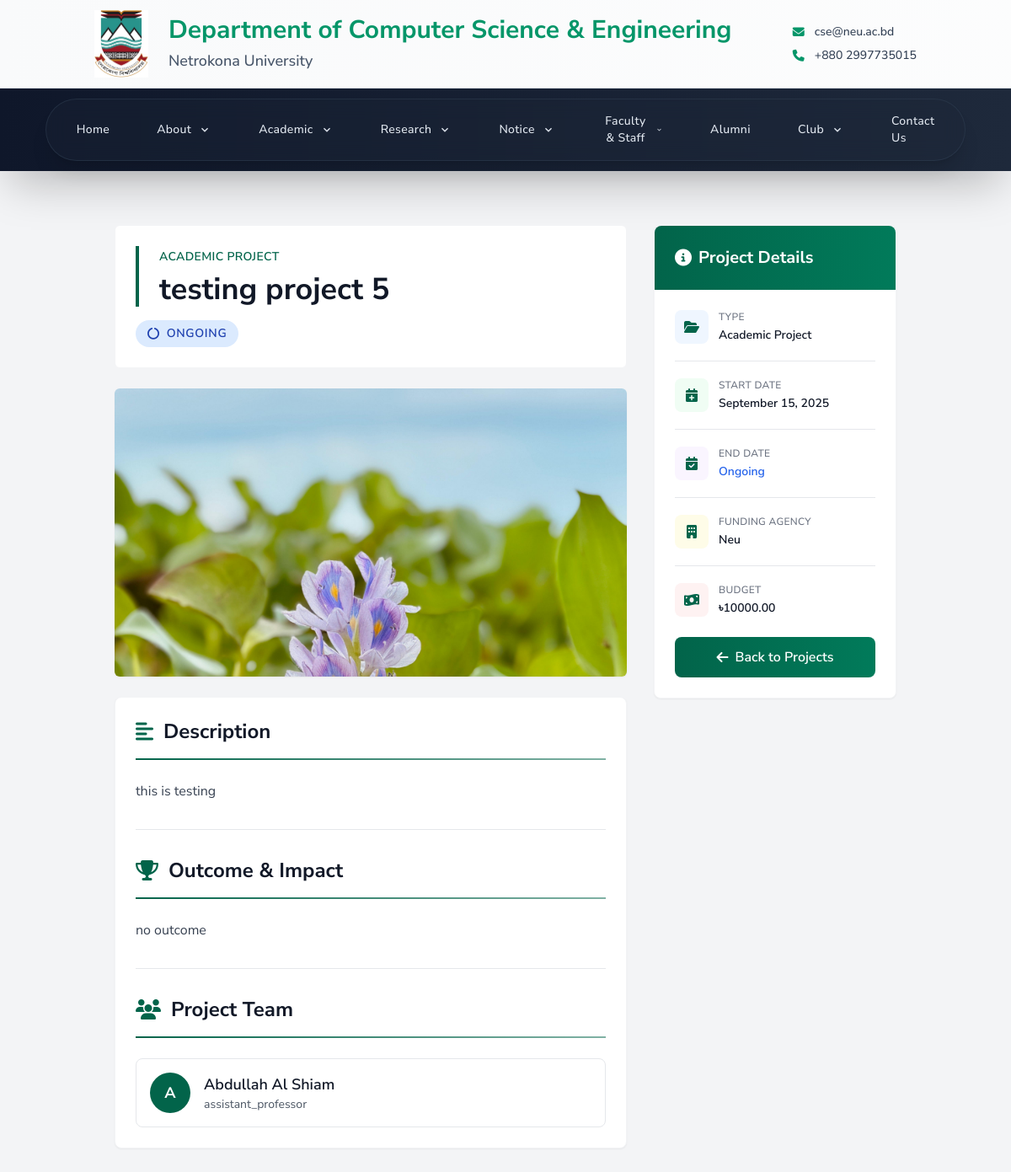
/projects/6/, run on the app's committed database.
### cse_app/models.py (models this page shows, shortened)
class Project(models.Model):
    PROJECT_TYPES = (
        ('research', 'Research Project'),
        ('thesis', 'Thesis Project'),
        ('industry', 'Industry Project'),
        ('academic', 'Academic Project'),
    )
    title = models.CharField(max_length=200)
    description = RichTextField()
    project_type = models.CharField(max_length=20, choices=PROJECT_TYPES)
    members = models.ManyToManyField('FacultyMember', related_name='projects', blank=True)
    start_date = models.DateField()
    image = models.ImageField(upload_to='projects/', blank=True, null=True)
    end_date = models.DateField(blank=True, null=True)
    is_ongoing = models.BooleanField(default=False)
    funding_agency = models.CharField(max_length=200, blank=True)
    budget = models.DecimalField(max_digits=12, decimal_places=2, blank=True, null=True)
    outcome = RichTextField(blank=True)

class FacultyMember(models.Model):
    DESIGNATION_CHOICES = (
        ('professor', 'Professor'),
        ('associate_professor', 'Associate Professor'),
        ('assistant_professor', 'Assistant Professor'),
        ('lecturer', 'Lecturer'),
        ('chairman', 'Chairman'),
    )
    STATUS_CHOICES = (
        ('active', 'Active'),
        ('on_leave', 'On Leave'),
        ('ex_chairman', 'Ex-Chairman'),
        ('past_faculty', 'Past Faculty'),
    )
    MEMBER_TYPE_CHOICES = (
        ('full_time', 'Full-time'),
        ('part_time', 'Part-time'),
        ('visiting', 'Visiting'),
        ('adjunct', 'Adjunct'),
    )
    user = models.OneToOneField(User, on_delete=models.CASCADE, null=True, blank=True)
    name = models.CharField(max_length=100)
    designation = models.CharField(max_length=30, choices=DESIGNATION_CHOICES)
    status = models.CharField(max_length=20, choices=STATUS_CHOICES, default='active')
    member_type = models.CharField(max_length=20, choices=MEMBER_TYPE_CHOICES, default='full_time')
    email = models.EmailField()
    phone = models.CharField(max_length=15, blank=True)
    room_no = models.CharField(max_length=10, blank=True)
    image = models.ImageField(upload_to='faculty/', blank=True)
    bio = models.TextField(blank=True)
    research_interest = models.TextField(blank=True)
    research_gate_url = models.URLField(blank=True, help_text="ResearchGate profile URL")
    google_scholar_url = models.URLField(blank=True, help_text="Google Scholar profile URL")
    orcid_url = models.URLField(blank=True, help_text="ORCID profile URL")
    linkedin_url = models.URLField(blank=True, help_text="LinkedIn profile URL")
    personal_website = models.URLField(blank=True, help_text="Personal website URL")
    research_activities = RichTextField(blank=True, help_text="Research activities and projects")
    publications = RichTextField(blank=True, help_text="List of publications")
    courses_taught = RichTextField(blank=True, help_text="Courses taught")
    membership = RichTextField(blank=True, help_text="Professional memberships")
    awards_honors = RichTextField(blank=True, help_text="Awards and honors received")
    others = RichTextField(blank=True, help_text="Other relevant information")
    cv_file = models.FileField(upload_to='faculty/cv/', blank=True, null=True, help_text="Upload CV/Resume")
    joined_date = models.DateField(blank=True, null=True)
    end_date = models.DateField(blank=True, null=True)
    is_current = models.BooleanField(default=True, help_text="Is this faculty member currently active?")
    is_chairman = models.BooleanField(default=False)
    class Meta:
        ordering = ['designation', 'name']
        verbose_name = 'Faculty Member'
        verbose_name_plural = 'Faculty Members'

### cse_app/views.py (the view)
# urls.py: path('projects/<int:project_id>/', views.project_detail, name='project_detail'),
def project_detail(request, project_id):
    project = get_object_or_404(Project, id=project_id)
    context = {
        'project': project
    }
    return render(request, 'cse/projects/project_detail.html', context)

### cse_app/context_processors.py (called while the page is built)
def scrolling_notice(request):
    notice = ScrollingNotice.objects.filter(is_active=True).first()
    return {'scrolling_notice': notice.text if notice else ''}

### templates/cse/projects/project_detail.html
{% extends 'base.html' %}
{% load custom_filters %}
{% block content %}
<section class="py-8 px-4 md:px-8 lg:px-18 min-h-screen ">
  <div class="max-w-7xl mx-auto">
    <div class="grid grid-cols-1 lg:grid-cols-3 gap-8">
      <div class="lg:col-span-2 space-y-6">
        <div class="bg-white rounded-md p-6 border border-gray-100">
          <div class="border-l-4 border-[#02644A] pl-6 mb-4">
            <span class="text-sm font-semibold text-[#02644A] uppercase tracking-wide">
              {{ project.get_project_type_display }}
            </span>
            <h1 class="text-3xl md:text-4xl font-bold text-gray-900 mt-2 leading-tight">
              {{ project.title }}
            </h1>
          </div>
          <div class="mt-4">
            {% if project.is_ongoing %}
              <span class="inline-flex items-center px-3.5 py-1.5 rounded-full text-sm font-semibold uppercase tracking-wider bg-blue-100 text-blue-800">
                <i class="fas fa-circle-notch fa-spin mr-2"></i>Ongoing
              </span>
            {% else %}
              <span class="inline-flex items-center px-3.5 py-1.5 rounded-full text-sm font-semibold uppercase tracking-wider bg-green-100 text-green-800">
                <i class="fas fa-check-circle mr-2"></i>Completed
              </span>
            {% endif %}
          </div>
        </div>
        {% if project.image %}
        <div class="bg-white rounded-md shadow-sm overflow-hidden ">
            <div class="relative w-full" style="padding-bottom: 56.25%;">
          <img
            src="{{ project.image.url }}"
            alt="{{ project.title }}"
            class="absolute inset-0 w-full h-full object-cover"
          />
          </div>
        </div>
        {% endif %}
        <div class="bg-white rounded-lg shadow-sm p-6 border border-gray-100">
          <div class="mb-8">
            <h2 class="text-2xl font-bold text-gray-900 mb-4 flex items-center">
              <i class="fas fa-align-left text-[#02644A] mr-3"></i>
              Description
            </h2>
            <div class="h-0.5 bg-gradient-to-r from-[#02644A] to-transparent mb-6"></div>
            <div class="prose prose-slate max-w-none text-gray-700 leading-relaxed">
              {{ project.description|safe }}
            </div>
          </div>
          {% if project.outcome %}
          <div class="mb-8 pt-8 border-t border-gray-200">
            <h2 class="text-2xl font-bold text-gray-900 mb-4 flex items-center">
              <i class="fas fa-trophy text-[#02644A] mr-3"></i>
              Outcome & Impact
            </h2>
            <div class="h-0.5 bg-gradient-to-r from-[#02644A] to-transparent mb-6"></div>
            <div class="prose prose-slate max-w-none text-gray-700 leading-relaxed">
              {{ project.outcome|safe }}
            </div>
          </div>
          {% endif %}
          {% if project.members.all %}
          <div class="pt-8 border-t border-gray-200">
            <h2 class="text-2xl font-bold text-gray-900 mb-4 flex items-center">
              <i class="fas fa-users text-[#02644A] mr-3"></i>
              Project Team
            </h2>
            <div class="h-0.5 bg-gradient-to-r from-[#02644A] to-transparent mb-6"></div>
            <div class="space-y-3">
              {% for member in project.members.all %}
              <div class="p-4 rounded-lg border border-gray-200 flex items-center transition-all duration-300 ease-in-out hover:translate-x-1 hover:bg-gray-50">
                <div class="flex-shrink-0 w-12 h-12 bg-[#02644A] rounded-full flex items-center justify-center text-white font-bold text-lg">
                  {{ member.name|first }}
                </div>
                <div class="ml-4">
                  <h3 class="text-lg font-semibold text-gray-900">{{ member.name }}</h3>
                  <p class="text-sm text-gray-600">{{ member.designation }}</p>
                </div>
              </div>
              {% endfor %}
            </div>
          </div>
          {% endif %}
        </div>
      </div>
      <div class="lg:col-span-1">
        <div class="bg-white rounded-lg shadow-sm border border-gray-100 sticky top-6">
          <div class="bg-gradient-to-r from-[#02644A] to-[#00916a] text-white p-6 rounded-t-lg">
            <h2 class="text-xl font-bold flex items-center">
              <i class="fas fa-info-circle mr-2"></i>
              Project Details
            </h2>
          </div>
          <div class="p-6 space-y-5">
            <div class="info-item">
              <div class="flex items-start">
                <div class="flex-shrink-0 w-10 h-10 bg-blue-50 rounded-lg flex items-center justify-center">
                  <i class="fas fa-folder-open text-[#02644A]"></i>
                </div>
                <div class="ml-3 flex-1">
                  <p class="text-xs font-medium text-gray-500 uppercase tracking-wide">Type</p>
                  <p class="mt-1 text-sm font-semibold text-gray-900">{{ project.get_project_type_display }}</p>
                </div>
              </div>
            </div>
            <hr class="border-gray-200">
            <div class="info-item">
              <div class="flex items-start">
                <div class="flex-shrink-0 w-10 h-10 bg-green-50 rounded-lg flex items-center justify-center">
                  <i class="fas fa-calendar-plus text-[#02644A]"></i>
                </div>
                <div class="ml-3 flex-1">
                  <p class="text-xs font-medium text-gray-500 uppercase tracking-wide">Start Date</p>
                  <p class="mt-1 text-sm font-semibold text-gray-900">{{ project.start_date|date:"F d, Y" }}</p>
                </div>
              </div>
            </div>
            <hr class="border-gray-200">
            <div class="info-item">
              <div class="flex items-start">
                <div class="flex-shrink-0 w-10 h-10 bg-purple-50 rounded-lg flex items-center justify-center">
                  <i class="fas fa-calendar-check text-[#02644A]"></i>
                </div>
                <div class="ml-3 flex-1">
                  <p class="text-xs font-medium text-gray-500 uppercase tracking-wide">End Date</p>
                  <p class="mt-1 text-sm font-semibold text-gray-900">
                    {% if project.end_date %}
                      {{ project.end_date|date:"F d, Y" }}
                    {% else %}
                      <span class="text-blue-600">Ongoing</span>
                    {% endif %}
                  </p>
                </div>
              </div>
            </div>
            {% if project.funding_agency %}
            <hr class="border-gray-200">
            <div class="info-item">
              <div class="flex items-start">
                <div class="flex-shrink-0 w-10 h-10 bg-yellow-50 rounded-lg flex items-center justify-center">
                  <i class="fas fa-building text-[#02644A]"></i>
                </div>
                <div class="ml-3 flex-1">
                  <p class="text-xs font-medium text-gray-500 uppercase tracking-wide">Funding Agency</p>
                  <p class="mt-1 text-sm font-semibold text-gray-900">{{ project.funding_agency }}</p>
                </div>
              </div>
            </div>
            {% endif %}
            {% if project.budget %}
            <hr class="border-gray-200">
            <div class="info-item">
              <div class="flex items-start">
                <div class="flex-shrink-0 w-10 h-10 bg-red-50 rounded-lg flex items-center justify-center">
                  <i class="fas fa-money-bill-wave text-[#02644A]"></i>
                </div>
                <div class="ml-3 flex-1">
                  <p class="text-xs font-medium text-gray-500 uppercase tracking-wide">Budget</p>
                  <p class="mt-1 text-sm font-semibold text-gray-900">৳{{ project.budget|floatformat:2 }}</p>
                </div>
              </div>
            </div>
            {% endif %}
          </div>
          <div class="p-6 pt-0">
            <a href="{% url 'all_projects' %}"
               class="w-full flex items-center justify-center px-4 py-3 bg-gradient-to-r from-[#02644A] to-[#00916a] text-white font-semibold rounded-lg hover:shadow-lg transition-all duration-300 transform hover:-translate-y-0.5">
              <i class="fas fa-arrow-left mr-2"></i>
              Back to Projects
            </a>
          </div>
        </div>
      </div>
    </div>
  </div>
</section>
{% endblock %}

### templates/base.html (style rules this page uses)
* { font-family: 'Nunito Sans', -apple-system, BlinkMacSystemFont, 'Segoe UI', Roboto, Oxygen, Ubuntu, Cantarell, sans-serif; }
.font-semibold { font-weight: 600; }
.font-bold { font-weight: 700; }
:root { --custom-green: #02644A; --custom-green-hover: #00916a; }
html { scroll-behavior: smooth; }

### templates/Footer.html (style rules this page uses)
.bg-gradient-to-r { background-size: 200% 200%; animation: gradientShift 4s ease infinite; }

### data on the page
Project: project_type "ACADEMIC PROJECT", title "testing project 5", image (picture), description "this is testing", outcome "no outcome", project_type "Academic Project", start_date "September 15, 2025", funding_agency "Neu", budget "10000.00"
FacultyMember: name|first "A", name "Abdullah Al Shiam", designation "assistant_professor"
